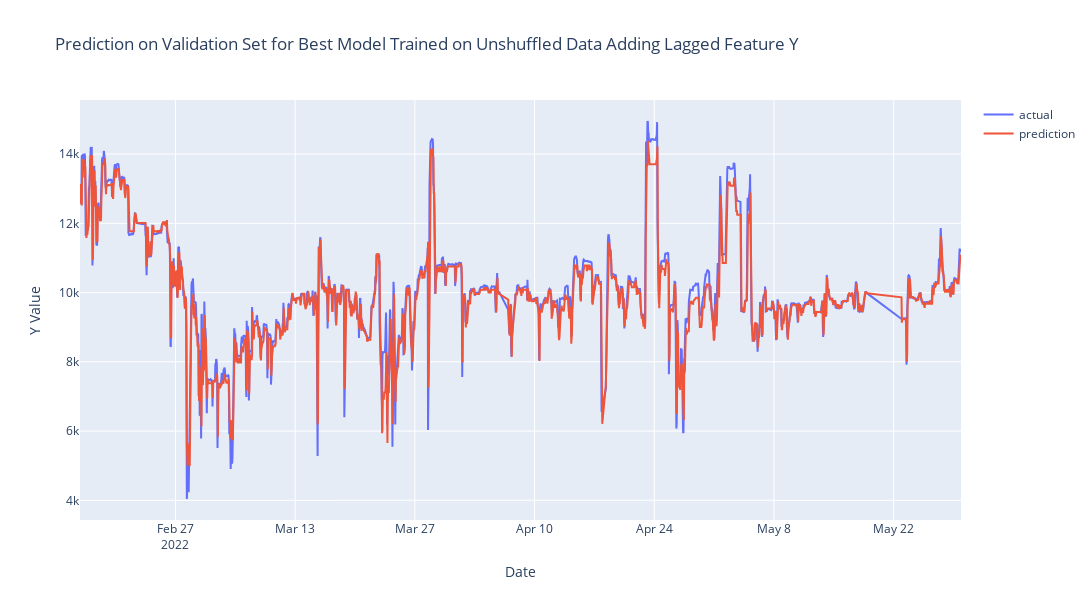

Notebook cell for this chart:
### Code cell
fig = go.Figure()
fig.add_trace(go.Scatter(x=X_val.index, y=y_val, mode='lines', name='actual'))
fig.add_trace(go.Scatter(x=X_val.index, y=y_val_pred, mode='lines', name='prediction'))
fig.update_layout(title='Prediction on Validation Set for Best Model Trained on Unshuffled Data Adding Lagged Feature Y',
                xaxis_title='Date',
                yaxis_title='Y Value',
                width=1200,
                height=600)
fig.write_html(cfg.shuffle_or_not.v2.unshuffle.val_plot)
fig.show()

### Figure 1 — Plotly figure (JSON) as saved in the notebook; plotly's stock layout.template omitted (floating-point values rounded to 4 significant figures; data arrays with more than 128 entries replaced by an {"elided": "..."} marker saying what was removed)
{"data": [{"mode": "lines", "name": "actual", "type": "scatter", "x": {"elided": "2343 str values"}, "y": {"elided": "2343 float values"}}, {"mode": "lines", "name": "prediction", "type": "scatter", "x": {"elided": "2343 str values"}, "y": {"elided": "2343 float values"}}], "layout": {"height": 600, "title": {"text": "Prediction on Validation Set for Best Model Trained on Unshuffled Data Adding Lagged Feature Y"}, "width": 1200, "xaxis": {"title": {"text": "Date"}}, "yaxis": {"title": {"text": "Y Value"}}}}
